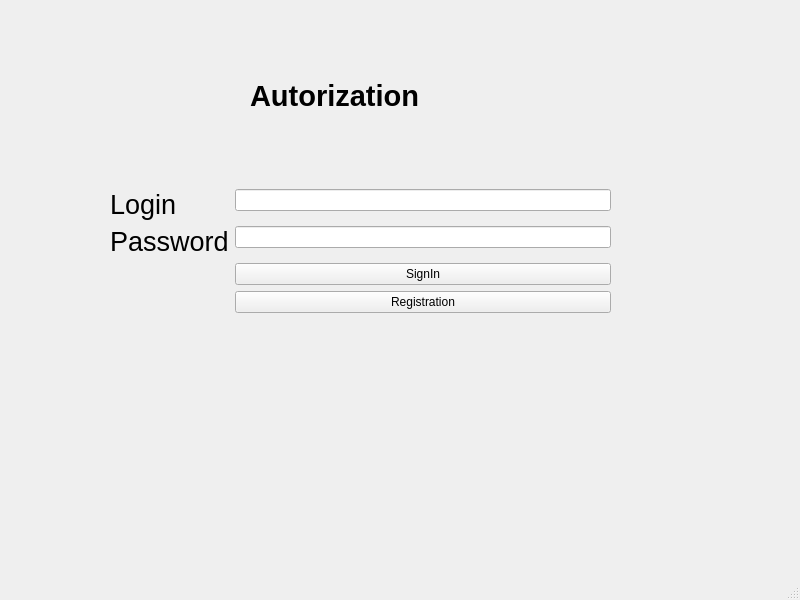
<?xml version="1.0" encoding="UTF-8"?>
<ui version="4.0">
 <class>MainWindow</class>
 <widget class="QMainWindow" name="MainWindow">
  <property name="geometry">
   <rect>
    <x>0</x>
    <y>0</y>
    <width>800</width>
    <height>600</height>
   </rect>
  </property>
  <property name="windowTitle">
   <string>MainWindow</string>
  </property>
  <widget class="QWidget" name="centralwidget">
   <widget class="QWidget" name="formLayoutWidget">
    <property name="geometry">
     <rect>
      <x>110</x>
      <y>130</y>
      <width>501</width>
      <height>241</height>
     </rect>
    </property>
    <layout class="QFormLayout" name="formLayout">
     <item row="1" column="0">
      <widget class="QLabel" name="label_2">
       <property name="font">
        <font>
         <pointsize>20</pointsize>
        </font>
       </property>
       <property name="text">
        <string>Login</string>
       </property>
      </widget>
     </item>
     <item row="1" column="1">
      <widget class="QLineEdit" name="lineUser"/>
     </item>
     <item row="2" column="0">
      <widget class="QLabel" name="label_3">
       <property name="font">
        <font>
         <pointsize>20</pointsize>
        </font>
       </property>
       <property name="text">
        <string>Password</string>
       </property>
      </widget>
     </item>
     <item row="2" column="1">
      <widget class="QLineEdit" name="linePassword">
       <property name="echoMode">
        <enum>QLineEdit::Password</enum>
       </property>
      </widget>
     </item>
     <item row="3" column="1">
      <widget class="QPushButton" name="pushSignIn">
       <property name="text">
        <string>SignIn</string>
       </property>
      </widget>
     </item>
     <item row="0" column="1">
      <spacer name="verticalSpacer_2">
       <property name="orientation">
        <enum>Qt::Vertical</enum>
       </property>
       <property name="sizeHint" stdset="0">
        <size>
         <width>20</width>
         <height>40</height>
        </size>
       </property>
      </spacer>
     </item>
     <item row="5" column="1">
      <spacer name="verticalSpacer">
       <property name="orientation">
        <enum>Qt::Vertical</enum>
       </property>
       <property name="sizeHint" stdset="0">
        <size>
         <width>20</width>
         <height>40</height>
        </size>
       </property>
      </spacer>
     </item>
     <item row="4" column="1">
      <widget class="QPushButton" name="pushRegistartion">
       <property name="text">
        <string>Registration</string>
       </property>
      </widget>
     </item>
    </layout>
   </widget>
   <widget class="QLabel" name="label">
    <property name="geometry">
     <rect>
      <x>250</x>
      <y>70</y>
      <width>261</width>
      <height>51</height>
     </rect>
    </property>
    <property name="font">
     <font>
      <pointsize>22</pointsize>
      <weight>75</weight>
      <bold>true</bold>
     </font>
    </property>
    <property name="text">
     <string>Autorization</string>
    </property>
   </widget>
   <widget class="QLabel" name="debug">
    <property name="geometry">
     <rect>
      <x>230</x>
      <y>450</y>
      <width>441</width>
      <height>71</height>
     </rect>
    </property>
    <property name="text">
     <string/>
    </property>
   </widget>
  </widget>
  <widget class="QMenuBar" name="menubar">
   <property name="geometry">
    <rect>
     <x>0</x>
     <y>0</y>
     <width>800</width>
     <height>22</height>
    </rect>
   </property>
  </widget>
  <widget class="QStatusBar" name="statusbar"/>
 </widget>
 <resources/>
 <connections/>
</ui>
